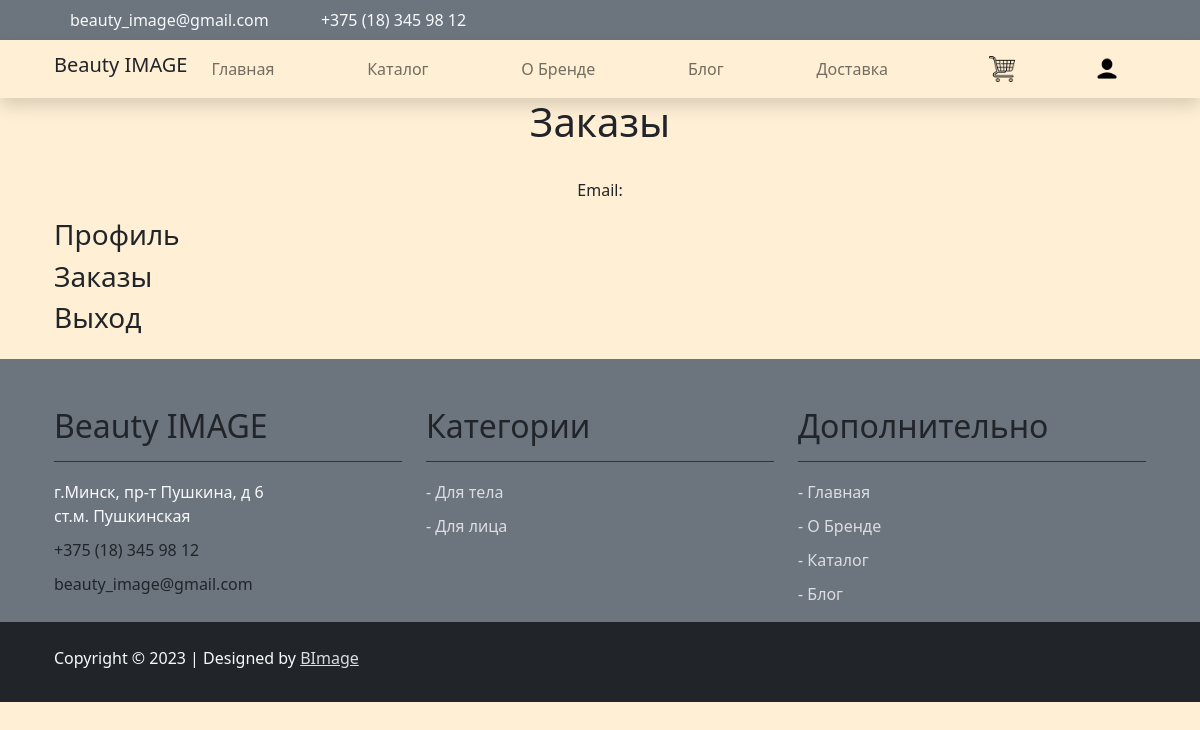
The app's page /auth/orders/, older data.
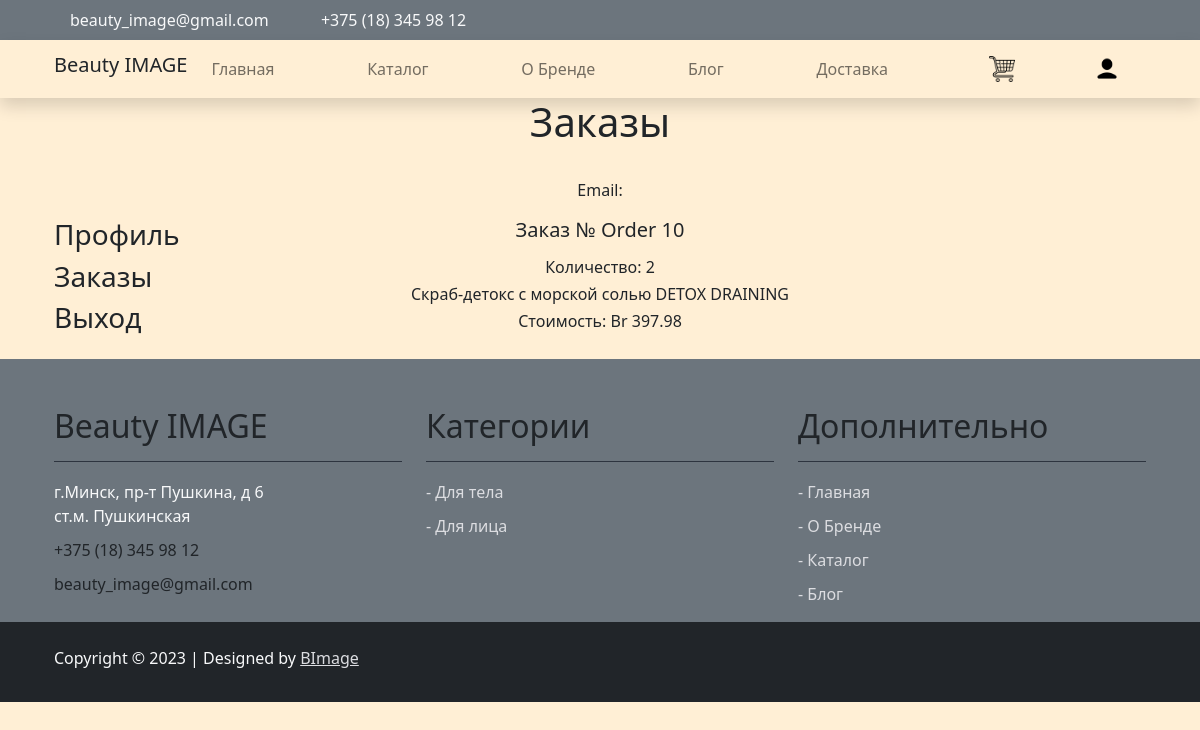
The same page, newer data.
### order/models.py (models this page shows, shortened)
class OrderItem(models.Model):
    order = models.ForeignKey(Order, related_name='items', on_delete=models.CASCADE)
    product = models.ForeignKey(Product, related_name='order_items', on_delete=models.CASCADE)
    price = models.DecimalField(max_digits=10, decimal_places=2)
    quantity = models.PositiveIntegerField(default=1)
    def get_cost(self):
        return self.price * self.quantity

class Order(models.Model):
    first_name = models.CharField(max_length=50)
    last_name = models.CharField(max_length=50)
    email = models.EmailField()
    address = models.CharField(max_length=250)
    postal_code = models.CharField(max_length=20)
    city = models.CharField(max_length=100)
    created = models.DateTimeField(auto_now_add=True)
    updated = models.DateTimeField(auto_now=True)
    paid = models.BooleanField(default=False)
    class Meta:
        ordering = ('-created',)
        verbose_name = 'Заказ'
        verbose_name_plural = 'Заказы'
    def __str__(self):
        return 'Order {}'.format(self.id)

### catalog/models.py (models this page shows)
class Product(models.Model):
    article = models.CharField(max_length=10)
    name = models.CharField(max_length=200)
    description = models.TextField(null=True)
    stock = models.PositiveIntegerField()
    price = models.DecimalField(max_digits=7, decimal_places=2)
    image = models.ImageField(upload_to='img/')
    available = models.BooleanField(default=True)
    created = models.DateTimeField(auto_now_add=True)
    updated = models.DateTimeField(auto_now=True)
    category = models.ForeignKey(Category, on_delete=models.CASCADE)
    def __str__(self):
        return self.name

### authentication/views.py (the view)
# urls.py: path('orders/', views.orders, name='orders'),
def orders(request):
    my_orders = Order.objects.filter(first_name=request.user)
    orderitems = OrderItem.objects.all()
    context = {'my_orders': my_orders,
               'orderitems': orderitems}
    return render(request, 'orders.html', context)

### cart/context_processors.py (called while the page is built)
def cart(request):
    return {'cart': Cart(request)}

### order/templates/orders.html (shortened to what this page needs)
{% extends "base.html" %}
{% load static %}
{% block page_content %}
<div class="container">
    <div class="row">
        <div class="col-md-6 m-auto text-center">
            <h1 class="h1">Заказы</h1>
            {{ profile.last_name }} {{ profile.first_name }} {{ profile.patronymic }}<br>
            Email: {{ user.email }}<br>
        </div>
    </div>
    <div class="row">
        <div class="col-lg-3 my-sm-3">
            <h3><a class="h3 text-dark text-decoration-none" href="{% url 'profile' %}">Профиль</a></h3>
            <h3><a class="h3 text-dark text-decoration-none" href="{% url 'orders' %}">Заказы</a></h3>
            <h3><a class="h3 text-dark text-decoration-none" href="{% url 'logout' %}">Выход</a></h3>
        </div>
        <div class="col-lg-6 text-center">
            {% for order in orderitems %}
            <p><h5>Заказ № {{ order.order }}</h5></p>
            <h6>Количество: {{ order.quantity }}</h6>
            <h6>{{ order.product }}</h6>
            <h6>Стоимость: Br {{ order.get_cost }}</h6>
            {% endfor %}
        </div>
    </div>
</div>
{% endblock %}

Row changes from the older to the newer data that the page shows:
added OrderItem: order "Order 10", quantity "2", product "Скраб-детокс с морской солью DETOX DRAINING", get_cost "397.98"
